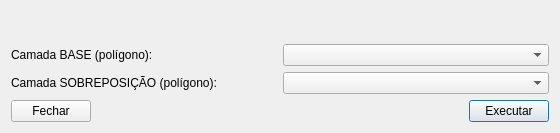
<?xml version="1.0" encoding="UTF-8"?>
<ui version="4.0">
 <class>OverlayDialogBase</class>

 <widget class="QDialog" name="OverlayDialogBase">
  <property name="geometry">
   <rect>
    <x>0</x>
    <y>0</y>
    <width>560</width>
    <height>133</height>
   </rect>
  </property>

  <property name="windowTitle">
   <string>Interseção (Overlay) - Camada temporária</string>
  </property>

  <!-- GARANTE LAYOUT ESQUERDA → DIREITA -->
  <property name="layoutDirection">
   <enum>Qt::LeftToRight</enum>
  </property>

  <layout class="QVBoxLayout" name="verticalLayout">

   <!-- Placeholder da MessageBar -->
   <item>
    <widget class="QWidget" name="msgBarPlaceholder" native="true"/>
   </item>

   <!-- Camada base -->
   <item>
    <layout class="QHBoxLayout" name="rowBase">
     <item>
      <widget class="QLabel" name="lblBase">
       <property name="text">
        <string>Camada BASE (polígono):</string>
       </property>
      </widget>
     </item>
     <item>
      <widget class="QComboBox" name="cboBase"/>
     </item>
    </layout>
   </item>

   <!-- Camada sobreposição -->
   <item>
    <layout class="QHBoxLayout" name="rowOverlay">
     <item>
      <widget class="QLabel" name="lblOverlay">
       <property name="text">
        <string>Camada SOBREPOSIÇÃO (polígono):</string>
       </property>
      </widget>
     </item>
     <item>
      <widget class="QComboBox" name="cboOverlay"/>
     </item>
    </layout>
   </item>

   <!-- BOTÕES -->
   <item>
    <layout class="QHBoxLayout" name="rowButtons">

     <!-- FECHAR (ESQUERDA) -->
     <item>
      <widget class="QPushButton" name="btnClose">
       <property name="text">
        <string>Fechar</string>
       </property>
      </widget>
     </item>

     <!-- ESPAÇADOR EXPANDINDO (EMPU RRA O EXECUTAR PARA A DIREITA) -->
     <item>
      <spacer name="spacerButtons">
       <property name="orientation">
        <enum>Qt::Horizontal</enum>
       </property>
       <property name="sizeType">
        <enum>QSizePolicy::Expanding</enum>
       </property>
       <property name="sizeHint" stdset="0">
        <size>
         <width>40</width>
         <height>20</height>
        </size>
       </property>
      </spacer>
     </item>

     <!-- EXECUTAR (DIREITA) -->
     <item>
      <widget class="QPushButton" name="btnRun">
       <property name="text">
        <string>Executar</string>
       </property>
       <property name="default">
        <bool>true</bool>
       </property>
      </widget>
     </item>

    </layout>
   </item>

  </layout>
 </widget>

 <resources/>
 <connections/>
</ui>
